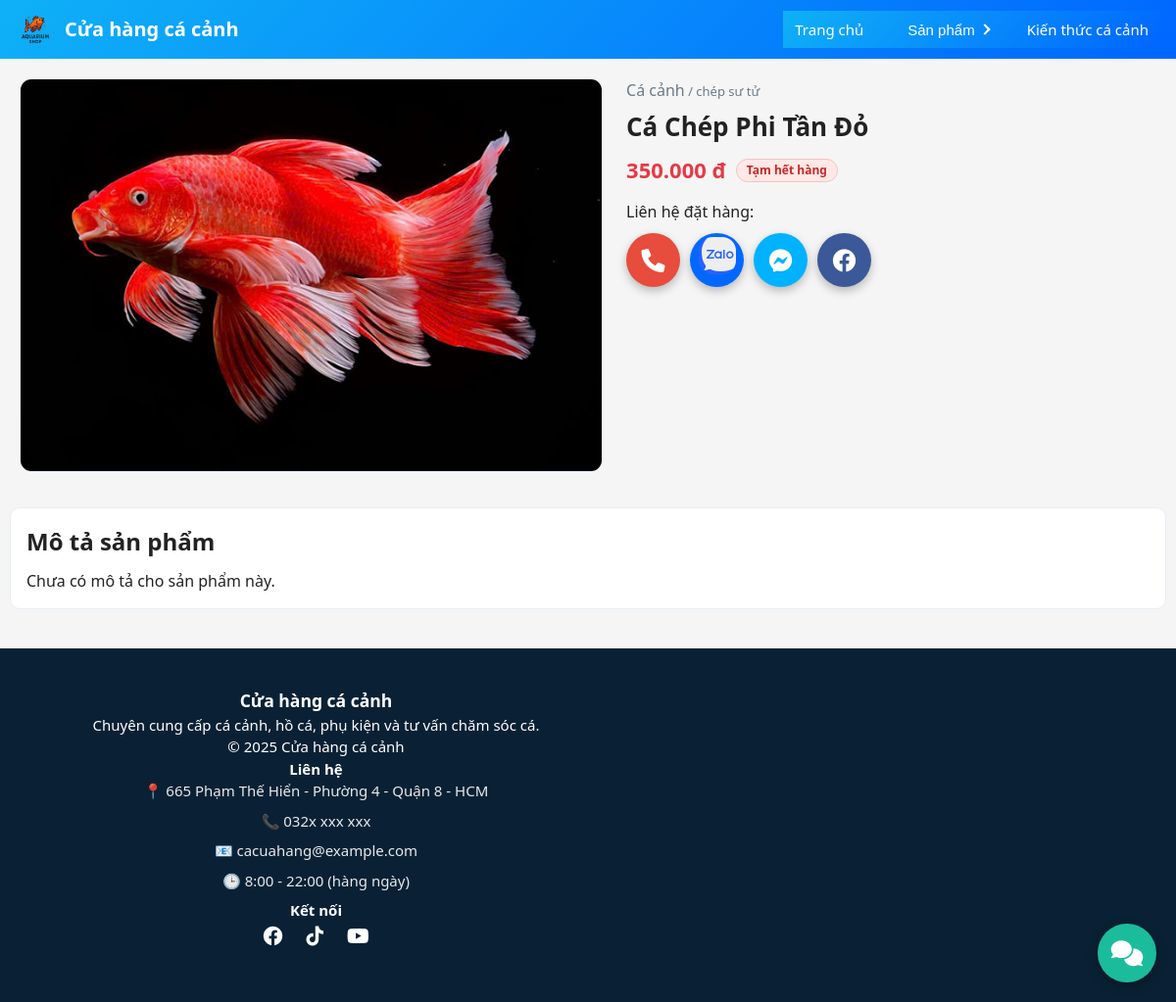
The page /fish.php?slug=ca-chep-phi-tan-do on the database its author committed.
### tables this page shows
CREATE TABLE IF NOT EXISTS `fishs` (
  `id` int NOT NULL AUTO_INCREMENT,
  `category_id` int NOT NULL,
  `name` varchar(255) NOT NULL,
  `slug` varchar(191) NOT NULL,
  `price` int DEFAULT '0',
  `thumbnail` varchar(255) DEFAULT NULL,
  `description` text,
  `created_at` timestamp NULL DEFAULT CURRENT_TIMESTAMP,
  `status` tinyint(1) NOT NULL DEFAULT '1',
  PRIMARY KEY (`id`),
  UNIQUE KEY `slug` (`slug`),
  KEY `category_id` (`category_id`)
);

CREATE TABLE IF NOT EXISTS `fish_categories` (
  `id` int NOT NULL AUTO_INCREMENT,
  `name` varchar(255) NOT NULL,
  `slug` varchar(191) NOT NULL,
  PRIMARY KEY (`id`),
  UNIQUE KEY `slug` (`slug`)
);

### fish.php (the view, shortened to what this page needs)
<?php
include __DIR__ . '/includes/db.php';
$slug = $_GET['slug'] ?? '';
$id   = isset($_GET['id']) ? (int) $_GET['id'] : 0;
if ($slug) {
  $stmt = mysqli_prepare(
    $conn,
    "SELECT f.*, c.name AS category_name
         FROM fishs f
         LEFT JOIN fish_categories c ON c.id = f.category_id
         WHERE f.slug = ? LIMIT 1"
  );
  mysqli_stmt_bind_param($stmt, "s", $slug);
} else {
  die("Cá không tồn tại.");
}
mysqli_stmt_execute($stmt);
$product = mysqli_stmt_get_result($stmt)->fetch_assoc();
include __DIR__ . '/includes/header.php';
$imgFile = $product['thumbnail'] ?: ($product['image'] ?? '');
$imgSrc = $imgFile ?: './images/logo/logo.png';
$desc = trim($product['description'] ?? '');
$inactive = (int)($product['status'] ?? 1) === 0;
$configPath = __DIR__ . '/includes/site-config.json';
?>
<link rel="stylesheet" href="./assets/css/product-detail.css">
<section class="product-detail container">
  <div class="pd-gallery">
    <img src="<?= htmlspecialchars($imgSrc) ?>" alt="<?= htmlspecialchars($product['name']) ?>">
  </div>
  <div class="pd-info">
    <p class="pd-breadcrumb">
      <a href="./fishs.php">Cá cảnh</a>
      <?php if (!empty($product['category_name'])): ?>
        <span> / </span>
        <span><?= htmlspecialchars($product['category_name']) ?></span>
      <?php endif; ?>
    </p>
    <h1><?= htmlspecialchars($product['name']) ?></h1>
    <p class="pd-price">
      <?= number_format((int)$product['price'], 0, ',', '.') ?> đ
      <?php if ($inactive): ?><span class="badge-out-of-stock">Tạm hết hàng</span><?php endif; ?>
    </p>
    <?php
    $config = [
      'phone' => '0328421191',
      'zalo' => '0328421191',
      'messenger' => '#',
      'facebook' => '#'
    ];
    if (file_exists($configPath)) {
      $loaded = json_decode(file_get_contents($configPath), true);
      if (is_array($loaded)) {
        $config = array_merge($config, $loaded);
      }
    }
    $phone = trim($config['phone']);
    $telHref = 'tel:' . preg_replace('/[^0-9+]/', '', $phone);
    $zaloRaw = trim($config['zalo']);
    if ($zaloRaw === '') {
      $zaloLink = '#';
    } elseif (preg_match('#^https?://#i', $zaloRaw)) {
      $zaloLink = $zaloRaw;
    } elseif (preg_match('#^zalo\.me#i', $zaloRaw)) {
      $zaloLink = 'https://' . $zaloRaw;
    } else {
      $zaloLink = 'https://zalo.me/' . $zaloRaw;
    }
    $messengerLink = trim($config['messenger']) ?: '#';
    $facebookLink = trim($config['facebook']) ?: '#';
    ?>
    <div class="pd-actions">
      <span class="pd-contact-label">Liên hệ đặt hàng:</span>
      <div class="lienhe">
        <a href="<?= htmlspecialchars($telHref) ?>" class="contact-btn call">
          <i class="fa fa-phone"></i>
        </a>
        <a href="<?= htmlspecialchars($zaloLink) ?>" target="_blank" class="contact-btn zalo">
          <i class=""><img src="./images/icons/icon-zalo.png" alt="Zalo"></i>
        </a>
        <a href="<?= htmlspecialchars($messengerLink) ?>" target="_blank" class="contact-btn messenger">
          <i class="fa-brands fa-facebook-messenger"></i>
        </a>
        <a href="<?= htmlspecialchars($facebookLink) ?>" target="_blank" class="contact-btn facebook">
          <i class="fa-brands fa-facebook"></i>
        </a>
      </div>
    </div>
  </div>
</section>
<section class="product-description container">
  <h2>Mô tả sản phẩm</h2>
  <?php if ($desc === ''): ?>
    <p>Chưa có mô tả cho sản phẩm này.</p>
  <?php else: ?>
    <div class="pd-content">
      <?= nl2br(htmlspecialchars($desc)) ?>
    </div>
  <?php endif; ?>
</section>
<?php include __DIR__ . '/includes/footer.php'; ?>

### assets/css/style.css (style rules this page uses)
* { box-sizing: border-box; margin: 0; padding: 0; }
body { font-family: system-ui, -apple-system, BlinkMacSystemFont, "Segoe UI", sans-serif; background: #f5f5f5; color: #222; line-height: 1.5; margin: 0px; max-width: 100%; max-width: 100vw; }
a { color: inherit; text-decoration: none; }
.container { width: 100%; max-width: 1280px; margin: 0 auto; padding: 0 10px; }
h1, h2, h3 { margin-top: 0; }
button, input, select, textarea, a { -webkit-text-size-adjust: 100%; font-size: 16px; }

### assets/css/product-detail.css (style rules this page uses)
.product-detail { display: grid; grid-template-columns: minmax(280px, 1.1fr) minmax(320px, 1fr); gap: 24px; margin: 20px auto; align-items: start; }
.pd-gallery img { width: 100%; border-radius: 12px; background: #f6fbff; border: 1px solid #e6f0ff; object-fit: cover; }
.pd-info h1 { margin: 6px 0 8px 0; font-size: 26px; }
.pd-breadcrumb { color: #6c7a89; font-size: 13px; margin: 0; }
.pd-price { color: #e63946; font-weight: 700; font-size: 22px; margin: 6px 0 12px 0; display: flex; align-items: center; gap: 10px; }
.badge-out-of-stock { display: inline-flex; align-items: center; padding: 2px 10px; border-radius: 999px; background: #ffe8e6; color: #c62828; font-size: 12px; font-weight: 700; border: 1px solid #f5c2c0; }
.pd-actions { display: flex; gap: 10px; margin-top: 14px; flex-direction: column; }
.pd-actions .lienhe { display: flex; gap: 10px; }
.product-description { margin: 30px auto 40px auto; background: #fff; border-radius: 10px; border: 1px solid #e6eef6; padding: 16px; }
.product-description h2 { margin-top: 0; margin-bottom: 10px; }

### includes/nutlienhe.php (style rules this page uses)
.contact-btn { width: 55px; height: 55px; background: #3498db; border-radius: 50%; color: white; font-size: 24px; display: flex; align-items: center; justify-content: center; margin-bottom: 12px; text-decoration: none; transition: 0.3s; box-shadow: 0 4px 10px rgba(0,0,0,0.25); }
.contact-btn.call { background: #e74c3c; }
.contact-btn.zalo { background: #0068ff; }
.contact-btn.messenger { background: #00b2ff; }
.contact-btn.facebook { background: #3b5998; }

### rows shown on the page
fishs: thumbnail (picture), fish_categories.name "chép sư tử", name "Cá Chép Phi Tần Đỏ", price "350.000"
